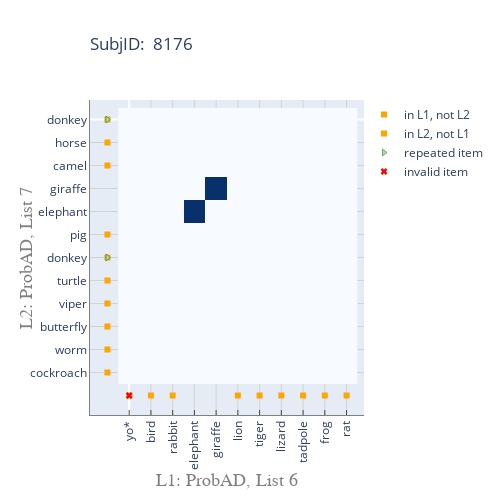

Notebook source saved alongside this figure:
### Code cell
#example plot 3, from imported data

row1 = data.iloc[1155]
row2 = data.iloc[1156]

list1 = row1['item']
list2 = row2['item']

subjID = str(row1['id']) #subject identifier
group1 = str(row1['group']) #group info or diagnosis, e.g. MCI or AD
group2 = str(row2['group'])
list1num = str(row1['listnum']) #x-axis list number and/or date
list2num = str(row2['listnum']) #y-axis list number and/or date
valid_items_list = valid_items
filename = 'test_plotly.html'


indiv_dotplot_new_plotly(subjID,  
                         list1, group1, list1num, 
                         list2, group2, list2num, 
                         valid_items_list, filename)

### Figure 1 — Plotly figure (JSON) as saved in the notebook; plotly's stock layout.template omitted (floating-point values rounded to 4 significant figures; data arrays with more than 128 entries replaced by an {"elided": "..."} marker saying what was removed)
{"data": [{"colorscale": [[0, "rgb(247,251,255)"], [0.125, "rgb(222,235,247)"], [0.25, "rgb(198,219,239)"], [0.375, "rgb(158,202,225)"], [0.5, "rgb(107,174,214)"], [0.625, "rgb(66,146,198)"], [0.75, "rgb(33,113,181)"], [0.875, "rgb(8,81,156)"], [1, "rgb(8,48,107)"]], "name": "dotplot", "showscale": false, "type": "heatmap", "z": {"elided": "12x11 int values"}}, {"marker": {"color": "Orange", "line": {"color": "DarkSlateGrey"}, "symbol": "square"}, "mode": "markers", "name": "in L1, not L2", "type": "scatter", "x": [0, 1, 2, 5, 6, 7, 8, 9, 10], "y": [12, 12, 12, 12, 12, 12, 12, 12, 12]}, {"marker": {"color": "Orange", "line": {"color": "DarkSlateGrey"}, "symbol": "square"}, "mode": "markers", "name": "in L2, not L1", "type": "scatter", "x": [-1, -1, -1, -1, -1, -1, -1, -1, -1, -1], "y": [0, 1, 2, 5, 6, 7, 8, 9, 10, 11]}, {"marker": {"color": "lightgreen", "line": {"color": "DarkSlateGrey", "width": 0.5}, "symbol": "triangle-right"}, "mode": "markers", "name": "repeated item", "type": "scatter", "x": [-1, -1], "y": [0, 6]}, {"marker": {"color": "Red", "line": {"color": "DarkSlateGrey"}, "symbol": "x"}, "mode": "markers", "name": "invalid item", "type": "scatter", "x": [0], "y": [12]}], "layout": {"height": 500, "legend": {"x": 1, "y": 1}, "title": {"text": "SubjID:  8176", "x": 0, "xref": "paper"}, "width": 500, "xaxis": {"gridcolor": "LightGrey", "linecolor": "grey", "linewidth": 1, "showgrid": true, "showline": true, "tickangle": -90, "ticks": "inside", "ticktext": ["yo*", "bird", "rabbit", "elephant", "giraffe", "lion", "tiger", "lizard", "tadpole", "frog", "rat"], "tickvals": [0, 1, 2, 3, 4, 5, 6, 7, 8, 9, 10], "title": {"font": {"color": "#7f7f7f", "family": "Helvetica", "size": 18}, "text": "L1: ProbAD, List 6"}}, "yaxis": {"autorange": "reversed", "gridcolor": "LightGrey", "linecolor": "grey", "linewidth": 1, "showgrid": true, "showline": true, "ticktext": ["donkey", "horse", "camel", "giraffe", "elephant", "pig", "donkey", "turtle", "viper", "butterfly", "worm", "cockroach"], "tickvals": [0, 1, 2, 3, 4, 5, 6, 7, 8, 9, 10, 11], "title": {"font": {"color": "#7f7f7f", "family": "Helvetica", "size": 18}, "text": "L2: ProbAD, List 7"}}}}
